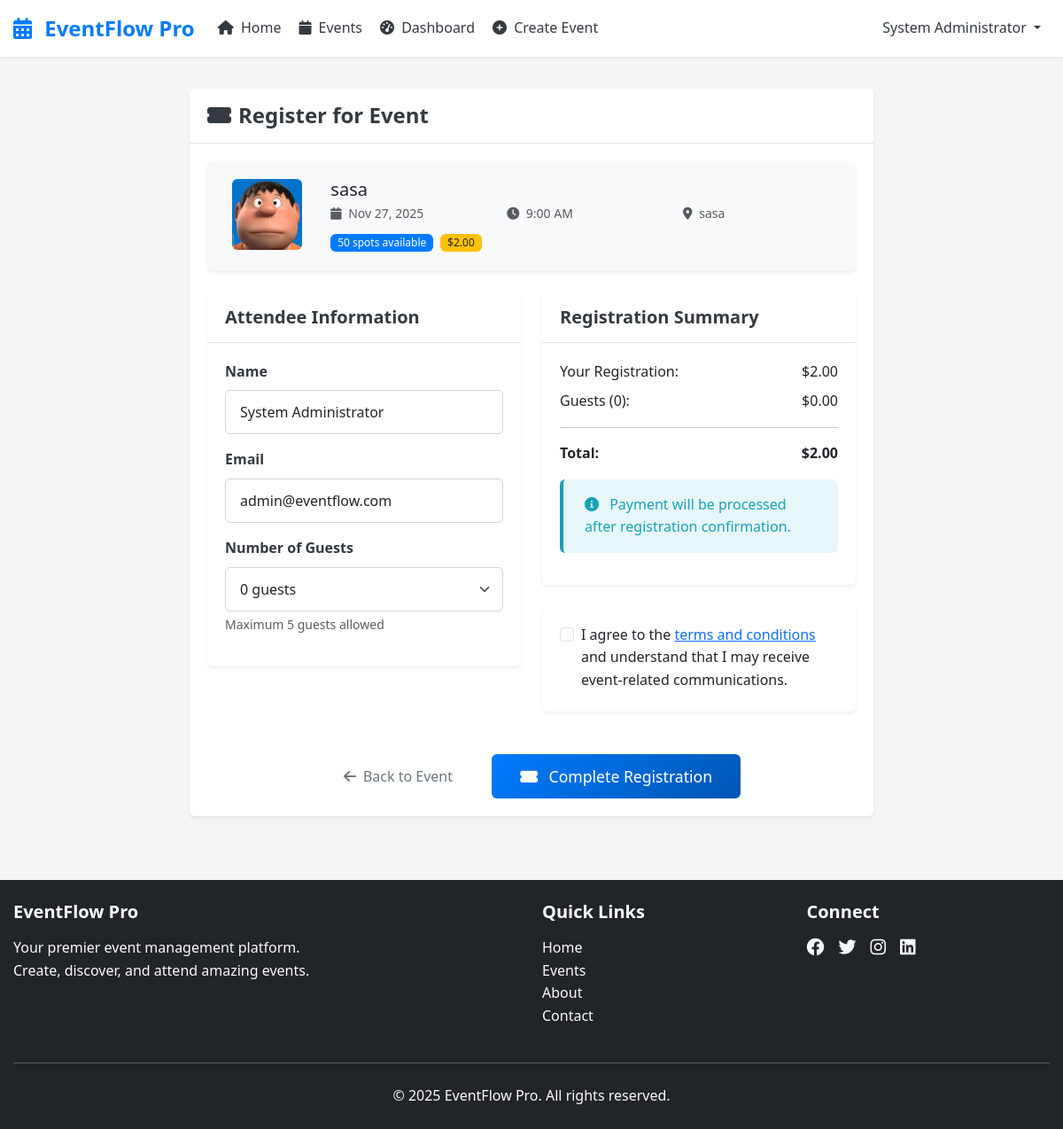
Screenshot of /pages/register-event.php?event_id=8 (signed in) with the database file from the repository.
### tables this page shows
CREATE TABLE `users` (
  `id` int(11) NOT NULL,
  `name` varchar(100) NOT NULL,
  `email` varchar(255) NOT NULL,
  `password` varchar(255) NOT NULL,
  `role` enum('super_admin','organizer','attendee') DEFAULT 'attendee',
  `avatar` varchar(255) DEFAULT NULL,
  `bio` text DEFAULT NULL,
  `phone` varchar(20) DEFAULT NULL,
  `email_verified` tinyint(1) DEFAULT 0,
  `verification_token` varchar(100) DEFAULT NULL,
  `is_active` tinyint(1) DEFAULT 1,
  `created_at` timestamp NOT NULL DEFAULT current_timestamp(),
  `updated_at` timestamp NOT NULL DEFAULT current_timestamp() ON UPDATE current_timestamp()
);

CREATE TABLE `events` (
  `id` int(11) NOT NULL,
  `title` varchar(255) NOT NULL,
  `description` text NOT NULL,
  `short_description` varchar(500) DEFAULT NULL,
  `date` date NOT NULL,
  `start_time` time NOT NULL,
  `end_time` time NOT NULL,
  `location` varchar(255) NOT NULL,
  `venue_name` varchar(100) DEFAULT NULL,
  `latitude` decimal(10,8) DEFAULT NULL,
  `longitude` decimal(11,8) DEFAULT NULL,
  `capacity` int(11) DEFAULT 0,
  `price` decimal(10,2) DEFAULT 0.00,
  `image` varchar(255) DEFAULT NULL,
  `user_id` int(11) NOT NULL,
  `category_id` int(11) NOT NULL,
  `status` enum('draft','published','cancelled','completed') DEFAULT 'published',
  `is_featured` tinyint(1) DEFAULT 0,
  `is_recurring` tinyint(1) DEFAULT 0,
  `recurrence_pattern` enum('none','daily','weekly','monthly') DEFAULT 'none',
  `max_registrations` int(11) DEFAULT NULL,
  `registration_deadline` datetime DEFAULT NULL,
  `created_at` timestamp NOT NULL DEFAULT current_timestamp(),
  `updated_at` timestamp NOT NULL DEFAULT current_timestamp() ON UPDATE current_timestamp()
);

### pages/register-event.php (the view, shortened to what the rows shown need)
<?php
require_once '../includes/config.php';
$event_class = new Event();
$event_id = intval($_GET['event_id']);
$event = $event_class->getById($event_id);
$available_spots = $event_class->getAvailableSpots($event_id);
$success = '';
include '../templates/header.php';
?>
<div class="row justify-content-center">
    <div class="col-lg-8">
        <div class="card">
            <div class="card-body">
                <div class="card bg-light mb-4">
                    <div class="card-body">
                        <div class="row">
                            <div class="col-md-2 text-center">
                                <?php if ($event->image): ?>
                                <img src="<?php echo UPLOAD_URL . $event->image; ?>" class="img-fluid rounded" alt="<?php echo htmlspecialchars($event->title); ?>" style="max-height: 80px;">
                                <?php else: ?>
                                <div class="bg-secondary rounded d-flex align-items-center justify-content-center" style="width: 80px; height: 80px;">
                                    <i class="fas fa-calendar-alt fa-2x text-white"></i>
                                </div>
                                <?php endif; ?>
                            </div>
                            <div class="col-md-10">
                                <h5 class="mb-1"><?php echo htmlspecialchars($event->title); ?></h5>
                                <div class="row text-muted small">
                                    <div class="col-md-4">
                                        <i class="fas fa-calendar me-1"></i>
                                        <?php echo date('M j, Y', strtotime($event->date)); ?>
                                    </div>
                                    <div class="col-md-4">
                                        <i class="fas fa-clock me-1"></i>
                                        <?php echo date('g:i A', strtotime($event->start_time)); ?>
                                    </div>
                                    <div class="col-md-4">
                                        <i class="fas fa-map-marker-alt me-1"></i>
                                        <?php echo htmlspecialchars($event->location); ?>
                                    </div>
                                </div>
                                <div class="mt-2">
                                    <span class="badge bg-primary">
                                        <?php echo $available_spots; ?> spots available
                                    </span>
                                    <?php if ($event->price > 0): ?>
                                    <span class="badge bg-warning text-dark ms-1">
                                        $<?php echo number_format($event->price, 2); ?>
                                    </span>
                                    <?php else: ?>
                                    <span class="badge bg-success ms-1">Free</span>
                                    <?php endif; ?>
                                </div>
                            </div>
                        </div>
                    </div>
                </div>
                <?php if (!$success): ?>
                <form method="POST" action="">
                    <div class="row">
                        <div class="col-md-6">
                            <div class="card mb-4">
                                <div class="card-header">
                                    <h5 class="card-title mb-0">Attendee Information</h5>
                                </div>
                                <div class="card-body">
                                    <?php
                                    $user = $auth->getCurrentUser();
                                    ?>
                                    <div class="mb-3">
                                        <label class="form-label">Name</label>
                                        <input type="text" class="form-control" value="<?php echo htmlspecialchars($user->name); ?>" readonly>
                                    </div>
                                    <div class="mb-3">
                                        <label class="form-label">Email</label>
                                        <input type="email" class="form-control" value="<?php echo htmlspecialchars($user->email); ?>" readonly>
                                    </div>
                                    <div class="mb-3">
                                        <label for="guests_count" class="form-label">Number of Guests</label>
                                        <select class="form-select" id="guests_count" name="guests_count">
                                            <?php for ($i = 0; $i <= min(5, $available_spots - 1); $i++): ?>
                                            <option value="<?php echo $i; ?>"><?php echo $i; ?> guest<?php echo $i != 1 ? 's' : ''; ?></option>
                                            <?php endfor; ?>
                                        </select>
                                        <div class="form-text">Maximum <?php echo min(5, $available_spots - 1); ?> guests allowed</div>
                                    </div>
                                </div>
                            </div>
                        </div>
                        <div class="col-md-6">
                            <div class="card mb-4">
                                <div class="card-header">
                                    <h5 class="card-title mb-0">Registration Summary</h5>
                                </div>
                                <div class="card-body">
                                    <div class="d-flex justify-content-between mb-2">
                                        <span>Your Registration:</span>
                                        <span><?php echo $event->price > 0 ? '$' . number_format($event->price, 2) : 'Free'; ?></span>
                                    </div>
                                    <div class="d-flex justify-content-between mb-2">
                                        <span>Guests (<span id="guests-display">0</span>):</span>
                                        <span id="guests-cost">$0.00</span>
                                    </div>
                                    <hr>
                                    <div class="d-flex justify-content-between fw-bold">
                                        <span>Total:</span>
                                        <span id="total-cost"><?php echo $event->price > 0 ? '$' . number_format($event->price, 2) : 'Free'; ?></span>
                                    </div>
                                    <?php if ($event->price > 0): ?>
                                    <div class="alert alert-info mt-3">
                                        <i class="fas fa-info-circle me-2"></i>
                                        Payment will be processed after registration confirmation.
                                    </div>
                                    <?php endif; ?>
                                </div>
                            </div>
                            <div class="card">
                                <div class="card-body">
                                    <div class="form-check">
                                        <input class="form-check-input" type="checkbox" id="terms" name="terms" required>
                                        <label class="form-check-label" for="terms">
                                            I agree to the <a href="#" target="_blank">terms and conditions</a> and
                                            understand that I may receive event-related communications.
                                        </label>
                                    </div>
                                </div>
                            </div>
                        </div>
                    </div>
                    <div class="text-center mt-4">
                        <a href="event-detail.php?id=<?php echo $event_id; ?>" class="btn btn-outline-secondary me-3">
                            <i class="fas fa-arrow-left me-2"></i>Back to Event
                        </a>
                        <button type="submit" class="btn btn-primary btn-lg">
                            <i class="fas fa-ticket-alt me-2"></i>
                            Complete Registration
                        </button>
                    </div>
                </form>
                <?php endif; ?>
            </div>
        </div>
    </div>
</div>
<?php include '../templates/footer.php'; ?>

### templates/header.php (shortened to what the rows shown need)
<?php
$auth = new Auth();
$current_user = $auth->getCurrentUser();
?>
<!DOCTYPE html>
<html lang="en">
<head>
    <link href="https://cdn.jsdelivr.net/npm/bootstrap@5.3.0/dist/css/bootstrap.min.css" rel="stylesheet">
    <link href="https://cdnjs.cloudflare.com/ajax/libs/font-awesome/6.0.0/css/all.min.css" rel="stylesheet">
    <link href="<?php echo SITE_URL; ?>/assets/css/style.css" rel="stylesheet">
</head>
<body>
    <nav class="navbar navbar-expand-lg navbar-dark bg-primary">
        <div class="container">
            <div class="collapse navbar-collapse" id="navbarNav">
                <ul class="navbar-nav">
                    <?php if ($auth->isLoggedIn()): ?>
                    <li class="nav-item dropdown">
                        <a class="nav-link dropdown-toggle" href="#" id="navbarDropdown" role="button" data-bs-toggle="dropdown">
                            <?php echo htmlspecialchars($current_user->name); ?>
                        </a>
                    </li>
                    <?php endif; ?>
                </ul>
            </div>
        </div>
    </nav>
    <main class="container my-4">

### rows the page displays
users: name "System Administrator", email "admin@eventflow.com"
events: image (picture), title "sasa", date "Nov 27, 2025", start_time "9:00 AM", location "sasa", capacity "50", price "2.00"

### other values shown
SITE_NAME "EventFlow Pro"
min(5, $available_spots - 1) "5"
form field guests_count "0 guests"
